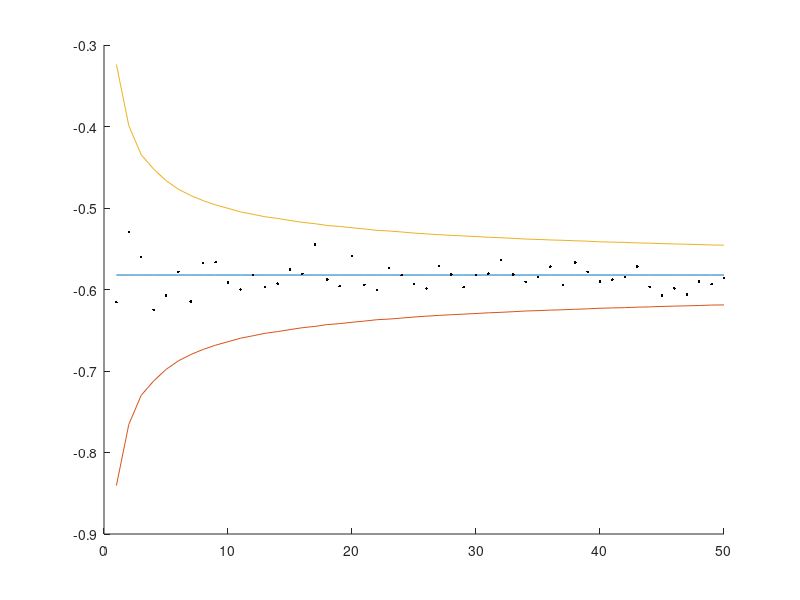

Recreate this plot in MATLAB.
clear 
clc
rng(0) 

xmax = 4; 
xmin = 2; 
ymax = 3; 
ymin = 1; 

% Closed form Solution 
f = @(x,y) sin(x.*y); 

actual = integral2(f,xmin,xmax,ymin,ymax);


t = 1:50; 
mat = zeros(length(t),4); 
for idx = t
    
    N = idx*1000; 
    rand_numbers = rand(2,N)'; 
    U = rand_numbers(:,1); 
    V = rand_numbers(:,2); 
    
    sample = 4*sin(2 + 2.*U + 4.*V + 4.*U.*V ); 
    estimate = sum(sample)/N; 
    standard = std(sample); 
    confidence = 3*standard/sqrt(N); 
    upper = actual - confidence; 
    lower = actual + confidence; 
    mat(idx,:) = [estimate actual upper lower]; 

end 
figure()
hold on
plot(t, mat(:,2:end) )
plot(t,mat(:,1),'k.')
